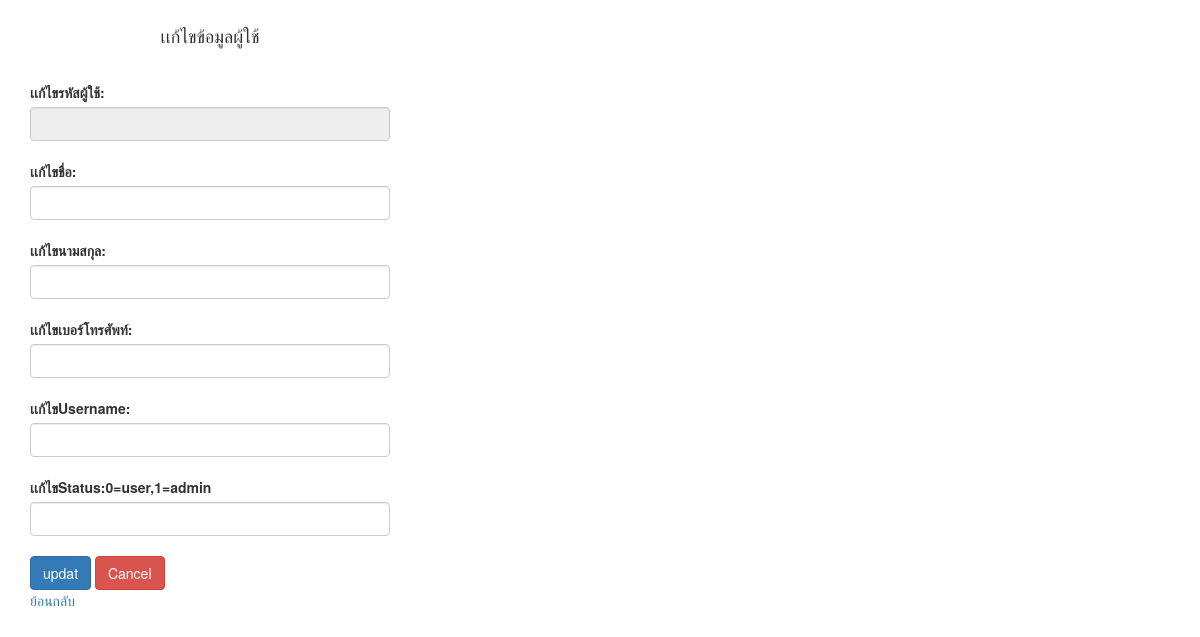
Page /edit_member.php?id=000001 on the earlier database version.
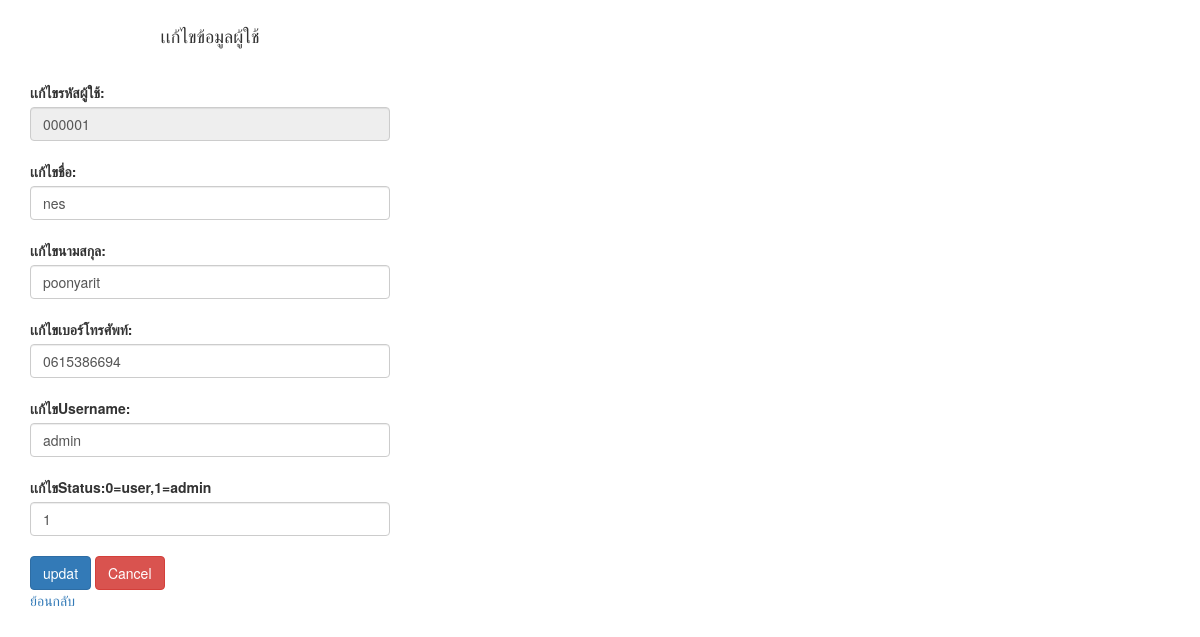
Same page on the later database version.
### tables this page shows
CREATE TABLE `member` (
  `id` int(6) UNSIGNED ZEROFILL NOT NULL COMMENT 'รหัสสมาชิค',
  `name` varchar(30) NOT NULL COMMENT 'ชื่อ',
  `lastname` varchar(30) NOT NULL COMMENT 'นามสกุล',
  `telephone` int(10) UNSIGNED ZEROFILL NOT NULL COMMENT 'เบอร์โทรศัพท์',
  `username` varchar(10) NOT NULL COMMENT 'Username',
  `password` varchar(128) NOT NULL COMMENT 'Password',
  `status` varchar(1) NOT NULL COMMENT '0=user,1=admin'
);

### edit_member.php (the view, shortened to what this page needs)
<?php
include 'condb.php';
$id=$_GET['id'];
$sql="SELECT * FROM member WHERE id='$id'";
$result=mysqli_query($conn,$sql);
$row=mysqli_fetch_array($result);
?>
<!DOCTYPE html>
<html lang="en">
<head>
     <link href="bootstrap/css/bootstrap.min.css" rel="stylesheet">
</head>
<body>
<div class="container">
    <div class="row">
        <div class="col-sm-4">
<div class="alert alert-primary h4 text-center mb-4 mt-4 ">
            เเก้ไขข้อมูลผู้ใช้
        </div>
    <form method="POST" action="update_member.php">
    <label>เเก้ไขรหัสผู้ใช้:</label>
    <input type="text" name="id" class="form-control" readonly value=<?=$row['id']?> ><br>
    <label>เเก้ไขชื่อ:</label>
    <input type="text" name="firstname" class="form-control" value=<?=$row['name']?>><br>
    <label>เเก้ไขนามสกุล:</label>
    <input type="text" name="lastname" class="form-control" value=<?=$row['lastname']?>><br>
    <label>เเก้ไขเบอร์โทรศัพท์:</label>
    <input type="number" name="telephone" class="form-control" value=<?=$row['telephone']?>><br>
    <label>เเก้ไขUsername:</label>
    <input type="text" name="username" class="form-control" maxlength="10"value=<?=$row['username']?>><br>
    <label>เเก้ไขStatus:0=user,1=admin</label>
    <input type="number" name="status" class="form-control" maxlength="1"  value=<?=$row['status']?>><br>
    <input type="submit"class="btn btn-primary mb-2" value="updat">
    <input class="btn btn-danger mb-2" type="reset" value="Cancel">
    </form>
    <a href="show_member.php" class="text-violet-400">ย้อนกลับ</a>
        </div>
    </div>
</div>
</body>
</html>

Differences in the rows shown:
added member: id "000001", firstname "nes", lastname "poonyarit", telephone "0615386694", status "1"
Other differences:
form field username: (not shown) → "admin"
